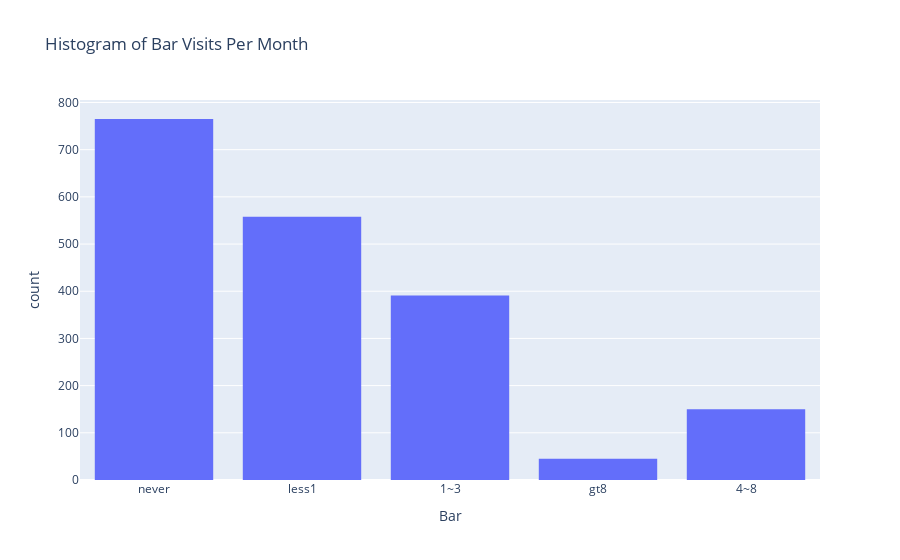

Notebook code for this chart:
### Markdown cell above
3. Compare the acceptance rate between those who went to a bar 3 or fewer times a month to those who went more.

### Code cell
px.histogram(barcouponsonly, x='Bar', title = "Histogram of Bar Visits Per Month")

### Figure 1 — Plotly figure (JSON) as saved in the notebook; plotly's stock layout.template omitted (floating-point values rounded to 4 significant figures; data arrays with more than 128 entries replaced by an {"elided": "..."} marker saying what was removed)
{"data": [{"alignmentgroup": "True", "bingroup": "x", "hovertemplate": "Bar=%{x}<br>count=%{y}<extra></extra>", "legendgroup": "", "marker": {"color": "#636efa", "pattern": {"shape": ""}}, "name": "", "offsetgroup": "", "orientation": "v", "showlegend": false, "type": "histogram", "x": {"elided": "1930 str values"}, "xaxis": "x", "yaxis": "y"}], "layout": {"autosize": true, "barmode": "relative", "legend": {"tracegroupgap": 0}, "title": {"text": "Histogram of Bar Visits Per Month"}, "xaxis": {"anchor": "y", "autorange": true, "domain": [0, 1], "range": [-0.5, 4.5], "title": {"text": "Bar"}, "type": "category"}, "yaxis": {"anchor": "x", "autorange": true, "domain": [0, 1], "range": [0, 805.3], "title": {"text": "count"}}}}
